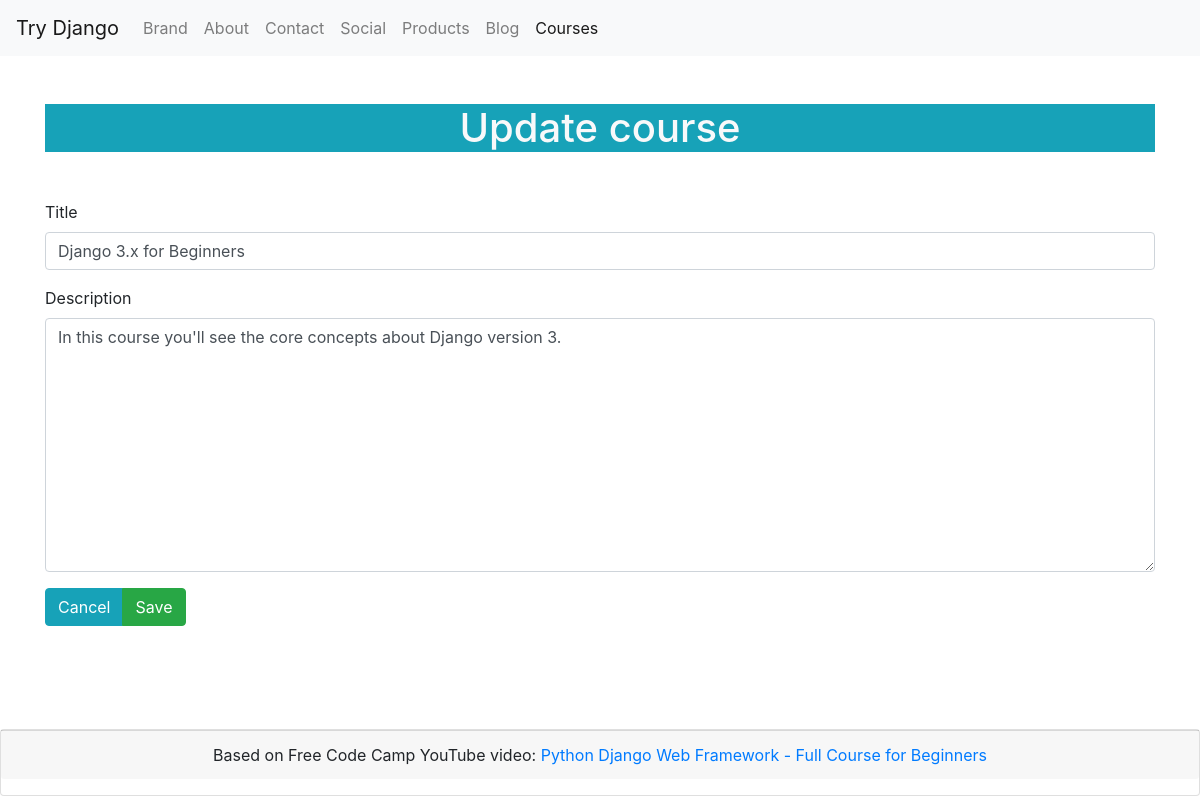
The page /courses/1/update/ on the database as committed earlier.
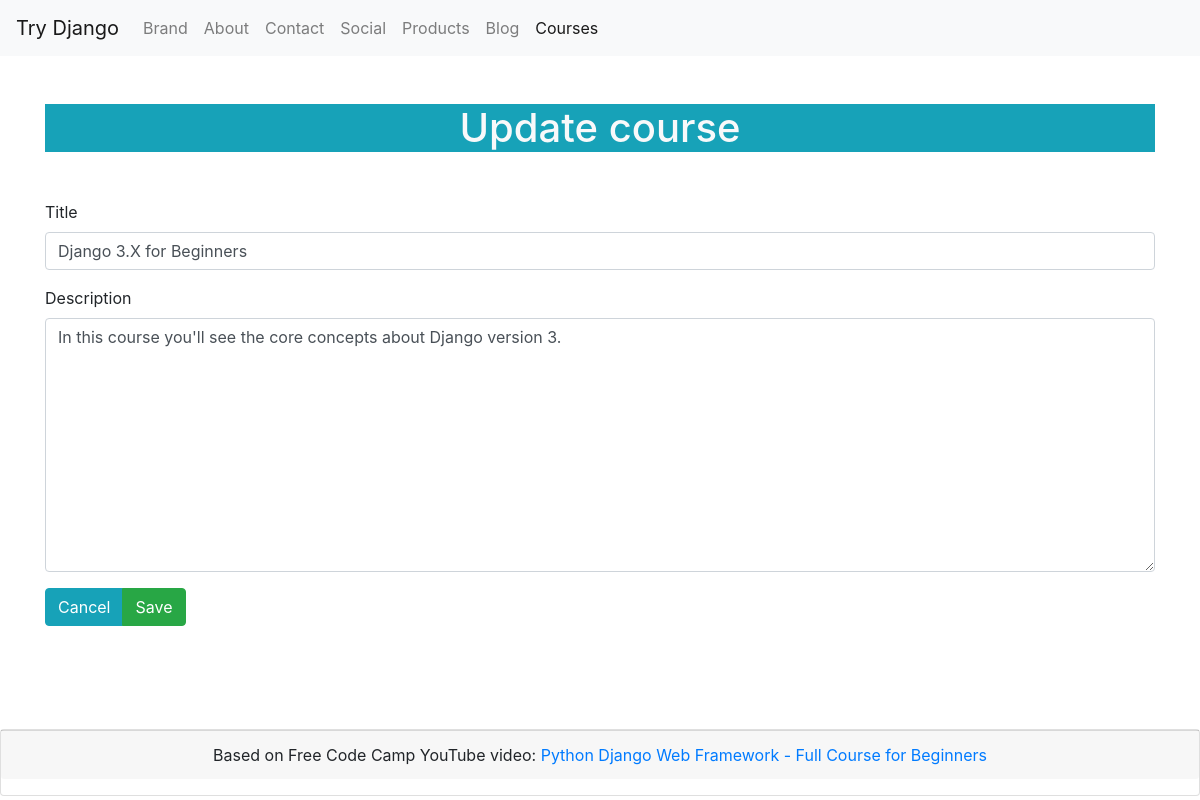
The same page on the database as committed later.
### courses/models.py (models this page shows, shortened)
class Course(models.Model):
    title = models.CharField(max_length=120)
    description = models.CharField(max_length=300, null=True)

### courses/views.py (the view, shortened to what this page needs)
class CourseCreateUpdateView(CourseFormView, View):
    page_title = ''
    template_name = 'course_form.html'
    def get(self, request, *args, **kwargs):
        form = self.get_form(request)
        context = {
            'form': form,
            'page_title': self.page_title,
        }
        return render(request, self.template_name, context)

### courses/forms.py (shortened to what this page needs)
class CourseForm(forms.ModelForm):
    title = forms.CharField(max_length=120, widget=forms.TextInput(attrs={
        'class': 'form-control'
    }))
    description = forms.CharField(max_length=500, widget=forms.Textarea(attrs={
        'class': 'form-control'
    }))
    class Meta:
        model = Course
        fields = '__all__'

### courses/views.py (called while the page is built)
    def get_object_instance(self):
        course_id = self.kwargs.get('course_id')
        return get_object_or_404(Course, id=course_id)

    def get_form(self, request):
        course_id = self.kwargs.get('course_id')
        if course_id:
            course_object = self.get_object_instance()
            form = {
                'GET': CourseForm(instance=course_object),
                'POST': CourseForm(request.POST, instance=course_object)
            }
            return form[request.method]
        else:
            form = {
                'GET': CourseForm(),
                'POST': CourseForm(request.POST)
            }
            return form[request.method]

### courses/templates/course_form.html (shortened to what this page needs)
{% extends 'base.html' %}
{% block content %}
<h1 class="text-center text-light bg-info my-5">{{page_title}}</h1>
<form method="post">
    {% for field in form %}
        <div class="form-group">
            <label id="{{field.id_for_label}}">{{field.label}}</label>
            {{field}}
        </div>
    {% endfor %}
    <p class="btn-group">
        <a href="{% url 'courses:index' %}" class="btn btn-info">Cancel</a>
        <input type="submit" value="Save" class="btn btn-success"/>
    </p>
</form>
{% endblock content %}

Rows that differ between the two databases and show on the page:
changed Course "In this course you'll see the core concepts about Django version 3.": title "Django 3.x for Beginners" → "Django 3.X for Beginners"
